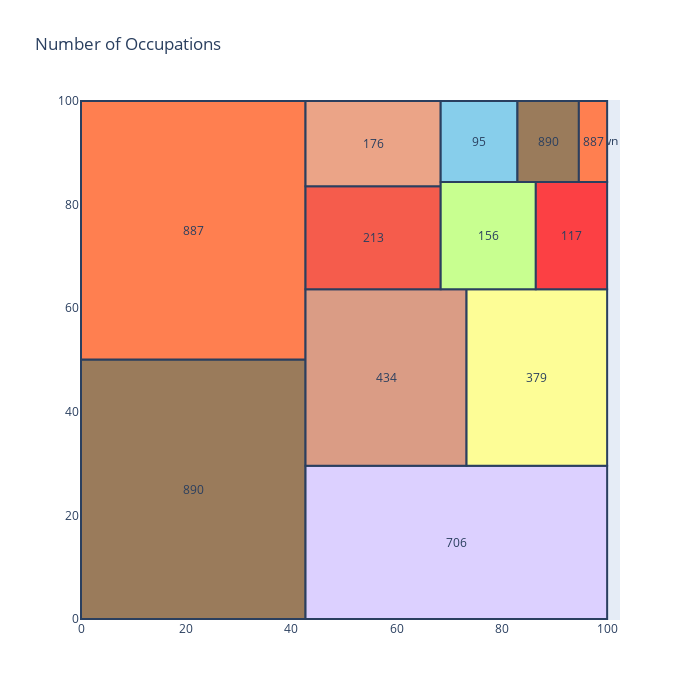

Notebook cell for this chart:
### Code cell
import squarify
import random

df = df.drop(df.loc[df["balance"] == 0].index)

x = 0
y = 0
width = 100
height = 100

job_names = df['job'].value_counts().index
values = df['job'].value_counts().tolist()

normed = squarify.normalize_sizes(values, width, height)
rects = squarify.squarify(normed, x, y, width, height)

colors = ['rgb(200, 255, 144)','rgb(135, 206, 235)',
          'rgb(235, 164, 135)','rgb(220, 208, 255)',
          'rgb(253, 253, 150)','rgb(255, 127, 80)', 
          'rgb(218, 156, 133)', 'rgb(245, 92, 76)',
          'rgb(252, 64, 68)', 'rgb(154, 123, 91)']

random.shuffle(colors)

shapes = []
annotations = []
counter = 0

for r in rects:
    shapes.append(
        dict(
            type = 'rect',
            x0 = r['x'],
            y0 = r['y'],
            x1 = r['x'] + r['dx'],
            y1 = r['y'] + r['dy'],
            line = dict(width=2),
            fillcolor = colors[counter]
        )
    )
    annotations.append(
        dict(
            x = r['x']+(r['dx']/2),
            y = r['y']+(r['dy']/2),
            text = values[counter],
            showarrow = False
        )
    )
    counter = counter + 1
    if counter >= len(colors):
        counter = 0
    
# For hover text
trace0 = go.Scatter(
    x = [ r['x']+(r['dx']/2) for r in rects],
    y = [ r['y']+(r['dy']/2) for r in rects],
    text = [ str(v) for v in job_names],
    mode='text',
)

layout = dict(
    title='Number of Occupations',
    height=700, 
    width=700,
    xaxis=dict(showgrid=False,zeroline=False),
    yaxis=dict(showgrid=False,zeroline=False),
    shapes=shapes,
    annotations=annotations,
    hovermode='closest'
)

# With hovertext
figure = dict(data=[trace0], layout=layout)

iplot(figure, filename='squarify-treemap')

### Figure 1 — Plotly figure (JSON) as saved in the notebook; plotly's stock layout.template omitted (floating-point values rounded to 4 significant figures)
{"data": [{"mode": "text", "text": ["blue-collar", "management", "technician", "admin.", "services", "retired", "self-employed", "entrepreneur", "unemployed", "housemaid", "student", "unknown"], "type": "scatter", "x": [21.34, 21.34, 71.34, 57.98, 86.64, 55.52, 55.52, 77.4, 93.22, 75.66, 88.79, 97.31], "y": [25.04, 75.04, 14.79, 46.61, 46.61, 73.59, 91.77, 74.0, 74.0, 92.18, 92.18, 92.18]}], "layout": {"annotations": [{"showarrow": false, "text": "890", "x": 21.34, "y": 25.04}, {"showarrow": false, "text": "887", "x": 21.34, "y": 75.04}, {"showarrow": false, "text": "706", "x": 71.34, "y": 14.79}, {"showarrow": false, "text": "434", "x": 57.98, "y": 46.61}, {"showarrow": false, "text": "379", "x": 86.64, "y": 46.61}, {"showarrow": false, "text": "213", "x": 55.52, "y": 73.59}, {"showarrow": false, "text": "176", "x": 55.52, "y": 91.77}, {"showarrow": false, "text": "156", "x": 77.4, "y": 74.0}, {"showarrow": false, "text": "117", "x": 93.22, "y": 74.0}, {"showarrow": false, "text": "95", "x": 75.66, "y": 92.18}, {"showarrow": false, "text": "890", "x": 88.79, "y": 92.18}, {"showarrow": false, "text": "887", "x": 97.31, "y": 92.18}], "height": 700, "hovermode": "closest", "shapes": [{"fillcolor": "rgb(154, 123, 91)", "line": {"width": 2}, "type": "rect", "x0": 0, "x1": 42.68, "y0": 0, "y1": 50.08}, {"fillcolor": "rgb(255, 127, 80)", "line": {"width": 2}, "type": "rect", "x0": 0, "x1": 42.68, "y0": 50.08, "y1": 100}, {"fillcolor": "rgb(220, 208, 255)", "line": {"width": 2}, "type": "rect", "x0": 42.68, "x1": 100, "y0": 0, "y1": 29.58}, {"fillcolor": "rgb(218, 156, 133)", "line": {"width": 2}, "type": "rect", "x0": 42.68, "x1": 73.28, "y0": 29.58, "y1": 63.64}, {"fillcolor": "rgb(253, 253, 150)", "line": {"width": 2}, "type": "rect", "x0": 73.28, "x1": 100, "y0": 29.58, "y1": 63.64}, {"fillcolor": "rgb(245, 92, 76)", "line": {"width": 2}, "type": "rect", "x0": 42.68, "x1": 68.37, "y0": 63.64, "y1": 83.55}, {"fillcolor": "rgb(235, 164, 135)", "line": {"width": 2}, "type": "rect", "x0": 42.68, "x1": 68.37, "y0": 83.55, "y1": 100}, {"fillcolor": "rgb(200, 255, 144)", "line": {"width": 2}, "type": "rect", "x0": 68.37, "x1": 86.44, "y0": 63.64, "y1": 84.36}, {"fillcolor": "rgb(252, 64, 68)", "line": {"width": 2}, "type": "rect", "x0": 86.44, "x1": 100, "y0": 63.64, "y1": 84.36}, {"fillcolor": "rgb(135, 206, 235)", "line": {"width": 2}, "type": "rect", "x0": 68.37, "x1": 82.95, "y0": 84.36, "y1": 100}, {"fillcolor": "rgb(154, 123, 91)", "line": {"width": 2}, "type": "rect", "x0": 82.95, "x1": 94.63, "y0": 84.36, "y1": 100}, {"fillcolor": "rgb(255, 127, 80)", "line": {"width": 2}, "type": "rect", "x0": 94.63, "x1": 100, "y0": 84.36, "y1": 100.0}], "title": {"text": "Number of Occupations"}, "width": 700, "xaxis": {"autorange": true, "range": [-0.1901, 102.4], "showgrid": false, "type": "linear", "zeroline": false}, "yaxis": {"autorange": true, "range": [-0.1931, 100.2], "showgrid": false, "type": "linear", "zeroline": false}}}
